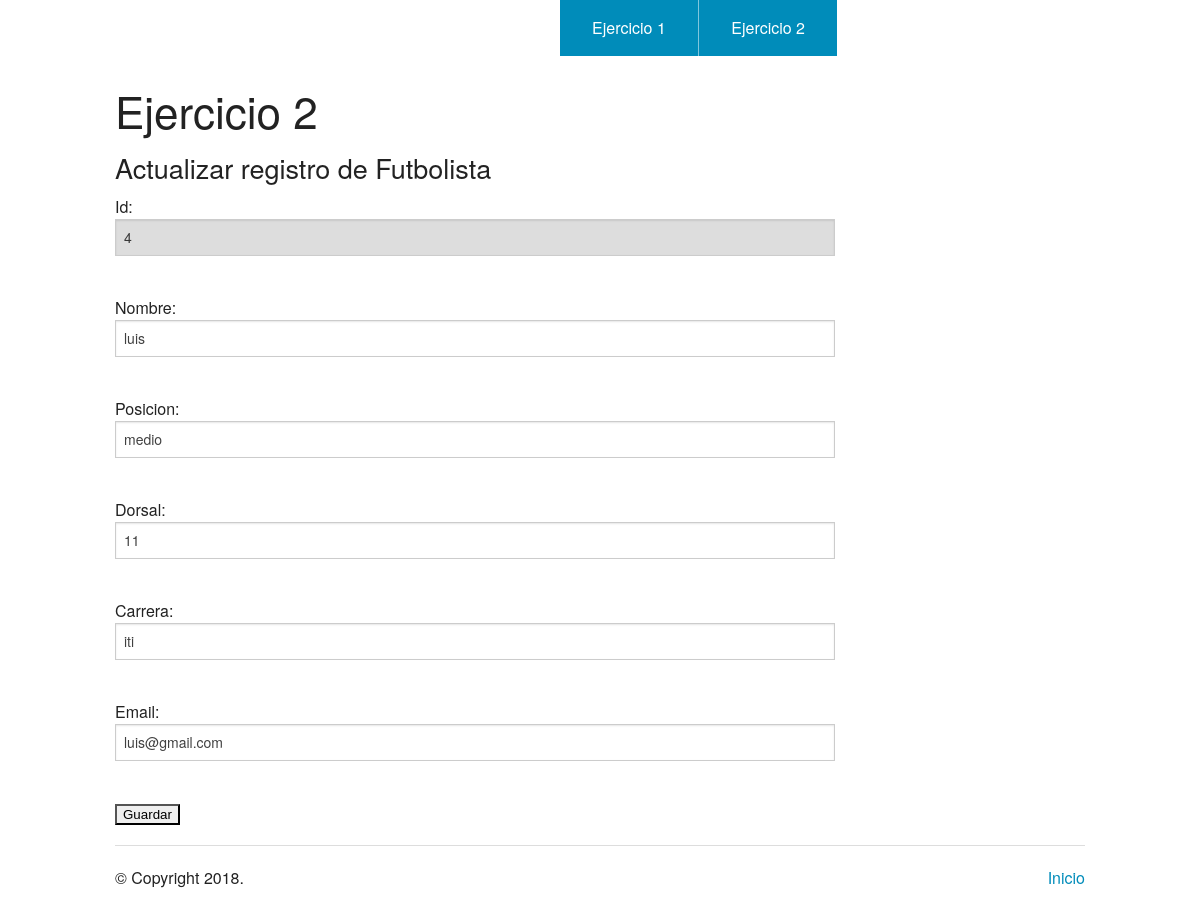
The app's page /detalles_fut.php?id=4 with its own data.
### tables this page shows
CREATE TABLE `futbolistas` (
  `id` int(11) NOT NULL,
  `nombre` varchar(30) NOT NULL,
  `posicion` varchar(30) NOT NULL,
  `dorsal` int(3) NOT NULL,
  `carrera` varchar(30) NOT NULL,
  `email` varchar(30) NOT NULL
);

### gestion.php (called while the page is built, shortened)
<?php
	$conexion = BDConnection('practica6_2');
	function getPlayer($tabla_jugadores, $id_player){
		global $conexion;
		$player = $conexion->prepare('SELECT * from '.$tabla_jugadores.' where id = :id_player');
		$player->bindParam(':id_player',$id_player);
		$player->execute();
		return $player->fetchAll();
	}
 ?>

### detalles_fut.php (the view, shortened to what this page needs)
<?php
	include_once('gestion.php');
	$id = isset( $_GET['id'] ) ? $_GET['id'] : '';
	$player = getPlayer('futbolistas', $id);
?>
<!doctype html>
<html class="no-js" lang="en">
  <head>
    <link rel="stylesheet" href="./css/foundation.css" />
  </head>
  <body>
    <?php require_once('header.php'); ?>
    <div class="row">
      <div class="large-9 columns">
        <h1>Ejercicio 2</h1>
        <h3>Actualizar registro de Futbolista</h3>
        <div class="section-container tabs" data-section>
          <section class="section">
            <div class="content" data-slug="panel1">
              <form method="post">
                Id: <input type="text" name="id" value="<?php echo $player[0]['id']; ?>" disabled>
                <br>
                Nombre: <input type="text" name="nombre" value="<?php echo $player[0]['nombre']; ?>">
                <br>
                Posicion: <input type="text" name="posicion" value="<?php echo $player[0]['posicion']; ?>">
                <br>
                Dorsal: <input type="number" name="dorsal" value="<?php echo $player[0]['dorsal']; ?>">
                <br>
                Carrera: <input type="text" name="carrera" value="<?php echo $player[0]['carrera']; ?>">
                <br>
                Email: <input type="text" name="email" value="<?php echo $player[0]['email']; ?>">
                <br>
                <input type="submit" name="submit" value="Guardar">
            </form>
            </div>
          </section>
        </div>
      </div>
    </div>
    <?php require_once('footer.php'); ?>

### records on screen
futbolistas: id "4", nombre "luis", posicion "medio", dorsal "11", carrera "iti", email "luis@gmail.com"
